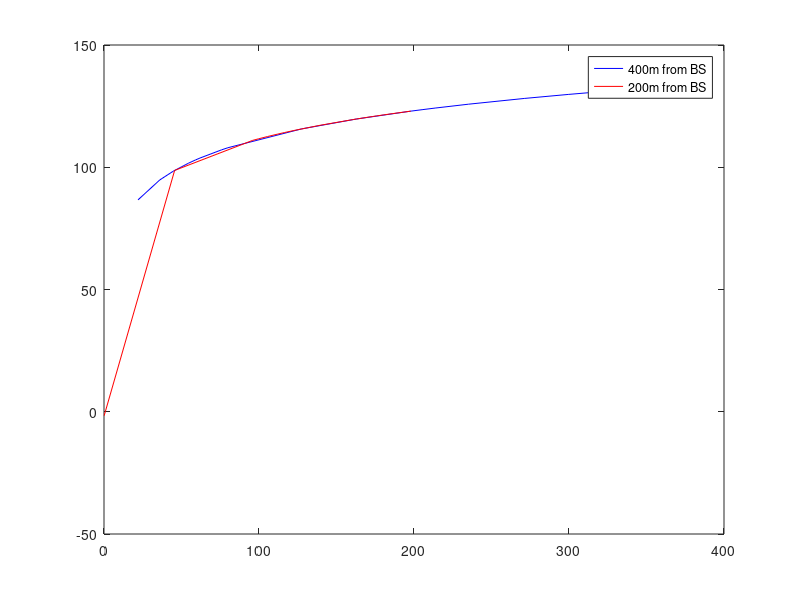

MATLAB code for this plot:
load distance.mat;
load gain.mat;
D=20;
U=10;
N=20;
Do=10;
Pn=1;
for d=1:D
PL(d)=(35.68+38*log10(d7(d)));%pathloss for distance of 0-400m
Beta(d)=PL(d)/Pn;%inter-user interference
PL1(d)=(35.68+38*log10(d8(d)));%pathloss for distance of 0-200m
Beta1(d)=PL1(d)/Pn;%inter-user interference
end

plot(d7,Beta,'-b')
hold on
plot(d8,Beta1,'-r')
legend('400m from BS', '200m from BS')

%theorem 1(checking for nash equilibrium)
for n=1:N
    for u=1:U
        for d=1:Do
    b=min(hun(u,n)*hdn(d,n)/gud(u,d));
        end
    end
end

%as beta is way less than 0.2316(b), there exists a nash equilibrium




